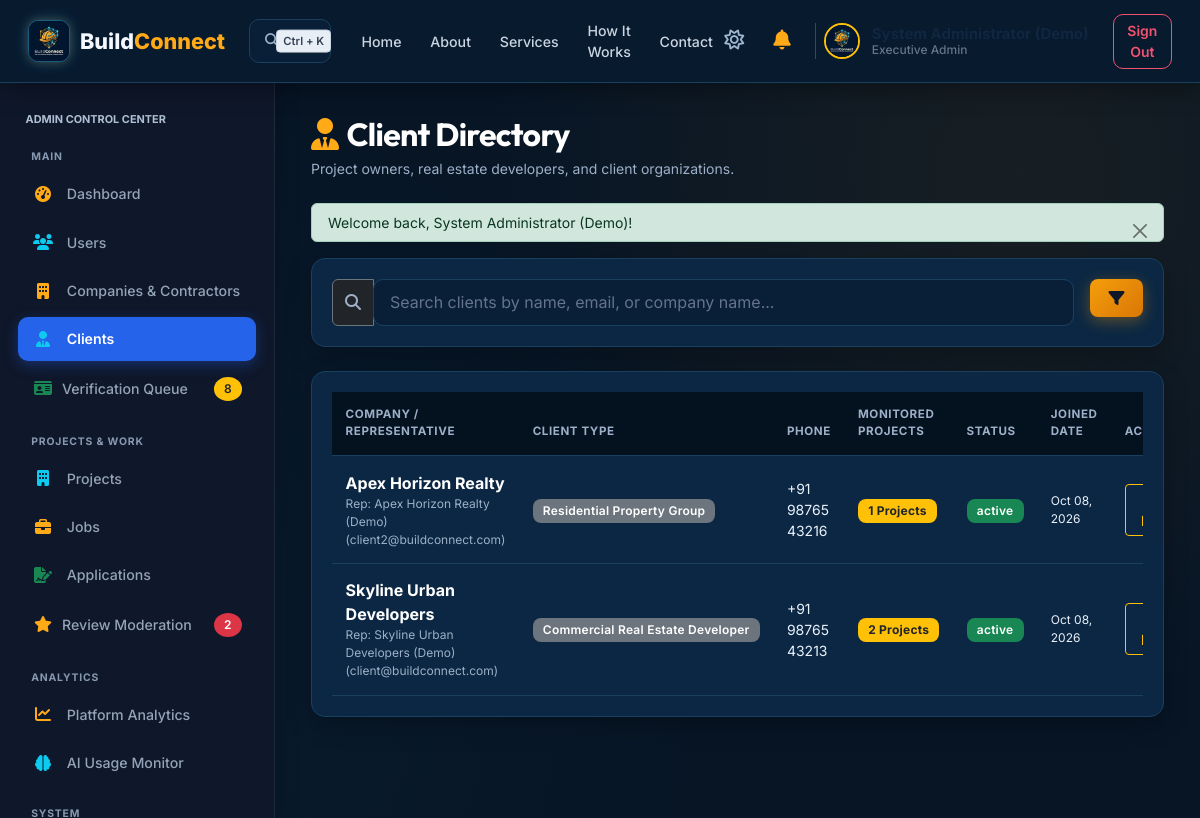
The app's page /admin/clients.php (signed in) with its own data.
### tables this page shows
CREATE TABLE IF NOT EXISTS users (
    id INT AUTO_INCREMENT PRIMARY KEY,
    name VARCHAR(100) NOT NULL,
    email VARCHAR(150) UNIQUE NOT NULL,
    password VARCHAR(255) NOT NULL,
    role ENUM('admin', 'contractor', 'worker', 'client') NOT NULL,
    phone VARCHAR(30) DEFAULT NULL,
    avatar VARCHAR(255) DEFAULT 'default_avatar.png',
    status ENUM('active', 'inactive', 'suspended') DEFAULT 'active',
    created_at TIMESTAMP DEFAULT CURRENT_TIMESTAMP,
    updated_at TIMESTAMP DEFAULT CURRENT_TIMESTAMP ON UPDATE CURRENT_TIMESTAMP,
    INDEX idx_user_email (email),
    INDEX idx_user_role (role),
    INDEX idx_user_created (created_at)
);

CREATE TABLE IF NOT EXISTS clients (
    id INT AUTO_INCREMENT PRIMARY KEY,
    user_id INT UNIQUE NOT NULL,
    company_name VARCHAR(150) DEFAULT NULL,
    client_type VARCHAR(50) DEFAULT 'Commercial Developer',
    address TEXT,
    city VARCHAR(100) DEFAULT NULL,
    state VARCHAR(100) DEFAULT NULL,
    created_at TIMESTAMP DEFAULT CURRENT_TIMESTAMP,
    updated_at TIMESTAMP DEFAULT CURRENT_TIMESTAMP ON UPDATE CURRENT_TIMESTAMP,
    FOREIGN KEY (user_id) REFERENCES users(id) ON DELETE CASCADE
);

### admin/clients.php (the view, shortened to what the rows shown need)
<?php
require_once __DIR__ . '/../includes/auth.php';
require_once __DIR__ . '/../includes/header.php';
require_once __DIR__ . '/../includes/navbar.php';
$db = getDB();
$where = ["u.role = 'client'"];
$params = [];
$sql = "
    SELECT cl.*, u.id as user_id, u.name, u.email, u.phone, u.status as user_status, u.created_at as joined_at,
    (SELECT COUNT(*) FROM projects WHERE client_id = u.id) as project_count
    FROM clients cl
    JOIN users u ON cl.user_id = u.id
    WHERE " . implode(" AND ", $where) . "
    ORDER BY cl.id DESC
";
$stmt = $db->prepare($sql);
$stmt->execute($params);
$clients = $stmt->fetchAll();
?>
<div class="bc-layout">
    <?php require_once __DIR__ . '/../includes/sidebar.php'; ?>
    <main class="bc-main-content">
        <div class="d-flex justify-content-between align-items-center mb-4">
            <div>
                <h1 class="h2 fw-bold text-white mb-1"><i class="fa-solid fa-user-tie text-warning me-2"></i>Client Directory</h1>
            </div>
        </div>
        <div class="bc-card p-4">
            <div class="table-responsive">
                <table class="table table-custom align-middle mb-0">
                    <thead>
                        <tr>
                            <th>Company / Representative</th>
                            <th>Client Type</th>
                            <th>Phone</th>
                            <th>Monitored Projects</th>
                            <th>Status</th>
                            <th>Joined Date</th>
                            <th class="text-end">Actions</th>
                        </tr>
                    </thead>
                    <tbody>
                        <?php if (empty($clients)): ?>
                            <tr>
                                <td colspan="7" class="text-center py-4 text-muted">No client records found.</td>
                            </tr>
                        <?php else: ?>
                            <?php foreach ($clients as $c): ?>
                                <tr>
                                    <td>
                                        <div class="fw-bold text-white"><?= e($c['company_name'] ?: $c['name']) ?></div>
                                        <div class="text-muted extra-small">Rep: <?= e($c['name']) ?> (<?= e($c['email']) ?>)</div>
                                    </td>
                                    <td><span class="badge bg-secondary"><?= e($c['client_type']) ?></span></td>
                                    <td class="small text-muted"><?= e($c['phone'] ?: 'N/A') ?></td>
                                    <td><span class="badge bg-warning text-dark fw-bold"><?= $c['project_count'] ?> Projects</span></td>
                                    <td><span class="badge <?= get_status_badge_class($c['user_status']) ?>"><?= e($c['user_status']) ?></span></td>
                                    <td class="text-muted extra-small"><?= format_date($c['joined_at']) ?></td>
                                    <td class="text-end">
                                        <button class="btn btn-outline-warning btn-sm" data-bs-toggle="modal" data-bs-target="#editClientModal<?= $c['id'] ?>">
                                        </button>
                                    </td>
                                </tr>
                            <?php endforeach; ?>
                        <?php endif; ?>
                    </tbody>
                </table>
            </div>
        </div>
    </main>
</div>
<?php require_once __DIR__ . '/../includes/footer.php'; ?>

### includes/navbar.php (shortened to what the rows shown need)
<?php
$user = get_logged_user();
?>
<nav class="bc-navbar bc-navbar-modern d-flex align-items-center justify-content-between">
    <div class="d-flex align-items-center gap-3">
        <?php if ($user):
            $user_role_label = ucfirst($user['role']);
            if ($user['role'] === 'admin') $user_role_label = 'Executive Admin';
            elseif ($user['role'] === 'client') $user_role_label = 'Client';
            elseif ($user['role'] === 'worker') $user_role_label = 'Worker';
            elseif ($user['role'] === 'contractor') $user_role_label = 'Contractor';
            $user_avatar = (!empty($user['avatar']) && file_exists(__DIR__ . '/../assets/images/' . $user['avatar'])) ? $user['avatar'] : 'logo.png';
        ?>
            <button class="btn btn-sm btn-link text-slate-400 p-1 text-decoration-none d-none d-sm-inline-block" type="button" title="Toggle Light/Dark Theme">
                <i class="fa-regular fa-sun fs-5" style="color: #9FB6CF;"></i>
            </button>
            <div class="dropdown">
                <button class="btn btn-outline-secondary btn-sm position-relative text-light border-0" type="button" id="notifDropdown" data-bs-toggle="dropdown" aria-expanded="false">
                    <i class="fa-solid fa-bell text-warning fs-5" style="color: #FFAA16 !important;"></i>
                </button>
            </div>
            <div class="d-flex align-items-center gap-2 ps-2 border-start border-secondary border-opacity-50">
                <img src="<?= BASE_URL ?>/assets/images/<?= sanitize($user_avatar) ?>" alt="Avatar" class="rounded-circle border border-2 border-warning" style="width: 36px; height: 36px; object-fit: cover;">
                <div class="profile-info text-start d-flex flex-column justify-content-center ms-1 me-1" style="line-height: 1.2; min-width: 130px; flex-shrink: 0; display: flex !important; visibility: visible !important; opacity: 1 !important;">
                    <div class="fw-bold profile-name bc-user-name" style="color: #0F2740 !important; font-weight: 700 !important; font-size: 15px !important; opacity: 1 !important; visibility: visible !important; display: block !important; white-space: nowrap;"><?= sanitize($user['name'] ?? 'User') ?></div>
                    <div class="extra-small profile-role bc-user-role" style="color: #64748B !important; font-size: 12px !important; font-weight: 500 !important; opacity: 1 !important; visibility: visible !important; display: block !important; white-space: nowrap;"><?= sanitize($user_role_label) ?></div>
                </div>
            </div>
            <a href="<?= BASE_URL ?>/logout.php" class="btn btn-outline-danger btn-sm ms-1">Sign Out</a>
        <?php endif; ?>
    </div>
</nav>

### includes/sidebar.php (shortened to what the rows shown need)
<?php
$user = get_logged_user();
$is_worker = ($user && isset($user['role']) && $user['role'] === ROLE_WORKER);
$is_admin  = ($user && isset($user['role']) && $user['role'] === ROLE_ADMIN);
$is_client = ($user && isset($user['role']) && $user['role'] === ROLE_CLIENT);
$is_contractor = ($user && isset($user['role']) && $user['role'] === ROLE_CONTRACTOR);
$sidebar_class = 'bc-sidebar';
$sidebar_id = '';
if ($is_worker) {
    $sidebar_class .= ' bc-sidebar-worker';
    $sidebar_id = 'id="bc-worker-sidebar"';
} elseif ($is_admin) {
    $sidebar_class .= ' bc-sidebar-admin';
    $sidebar_id = 'id="bc-admin-sidebar"';
} elseif ($is_client) {
    $sidebar_class .= ' bc-sidebar-client';
    $sidebar_id = 'id="bc-client-sidebar"';
} elseif ($is_contractor) {
    $sidebar_class .= ' bc-sidebar-contractor';
    $sidebar_id = 'id="bc-contractor-sidebar"';
}
?>
<aside class="<?= $sidebar_class ?>" <?= $sidebar_id ?>>
    <div class="px-2 mb-3">
        <div class="text-uppercase text-muted extra-small fw-bold tracking-wider" style="font-size: 0.68rem; color: var(--bc-text-secondary) !important;">
            <?= $user ? sanitize(strtoupper($user['role'])) . ' CONTROL CENTER' : 'NAVIGATION' ?>
        </div>
    </div>
</aside>

### records on screen
users: role "Executive Admin", role "ADMIN"
clients: company_name "Apex Horizon Realty", user.name "Apex Horizon Realty (Demo)", user.email "client2@buildconnect.com", client_type "Residential Property Group", user.phone "+91 98765 43216", project_count "1", user.status "active", user.created_at "Oct 08, 2026"
clients: company_name "Skyline Urban Developers", user.name "Skyline Urban Developers (Demo)", user.email "client@buildconnect.com", client_type "Commercial Real Estate Developer", user.phone "+91 98765 43213", project_count "2", user.status "active", user.created_at "Oct 08, 2026"

### other values on screen
$flash['message'] "Welcome back, System Administrator (Demo)!"
